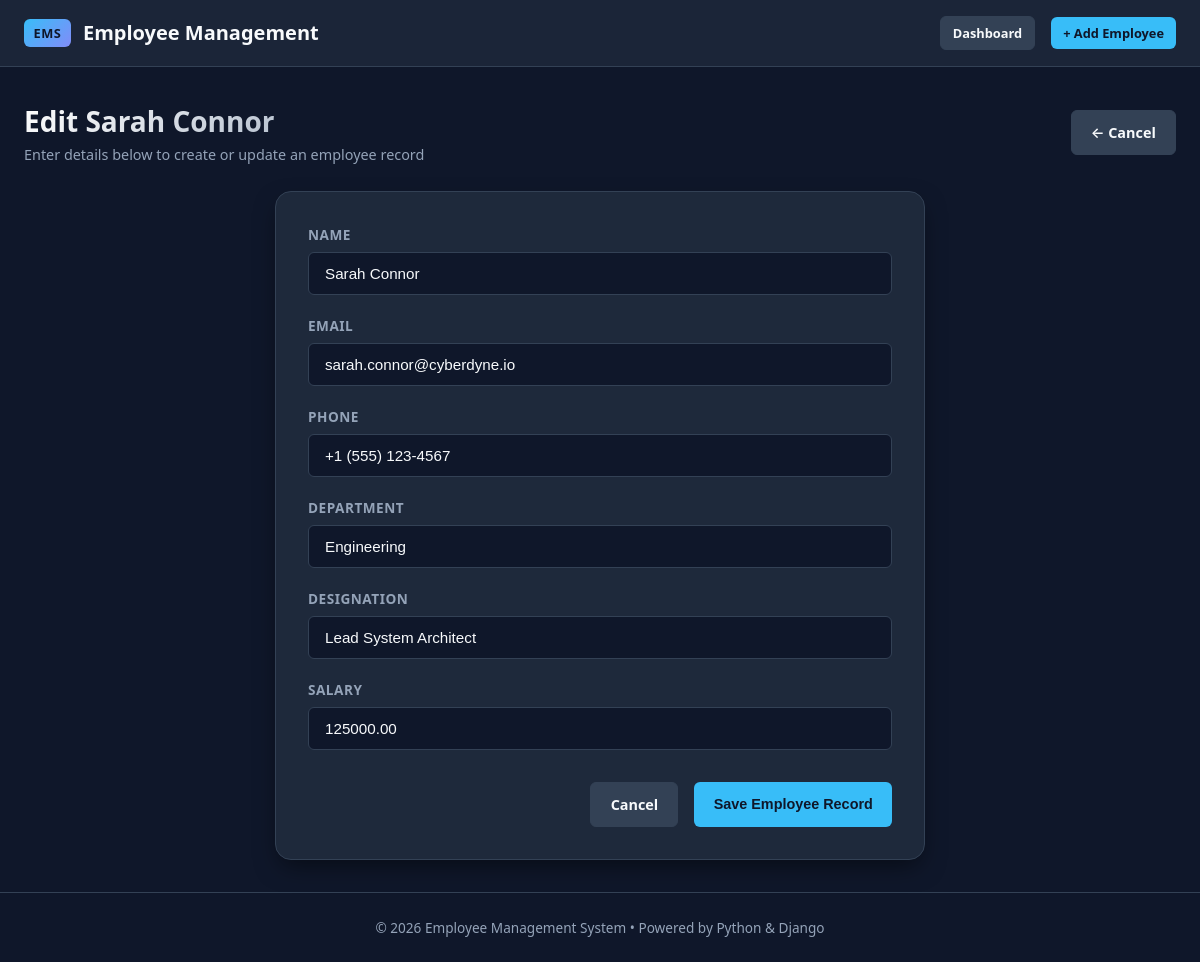
Page /1/edit/ on the committed database.
### employees/models.py (models this page shows, shortened)
class Employee(models.Model):
    name = models.CharField(max_length=100)
    email = models.EmailField(unique=True)
    phone = models.CharField(max_length=20)
    department = models.CharField(max_length=100)
    designation = models.CharField(max_length=100)
    salary = models.DecimalField(max_digits=10, decimal_places=2)
    date_joined = models.DateField(auto_now_add=True)
    class Meta:
        ordering = ['-date_joined']

### employees/views.py (the view)
# urls.py: path('<int:pk>/edit/', views.employee_update, name='employee_update'),
def employee_update(request, pk):
    employee = get_object_or_404(Employee, pk=pk)
    if request.method == 'POST':
        form = EmployeeForm(request.POST, instance=employee)
        if form.is_valid():
            form.save()
            messages.success(request, f"Employee '{employee.name}' profile updated successfully!")
            return redirect('employee_detail', pk=employee.pk)
        else:
            messages.error(request, "Please correct the errors below.")
    else:
        form = EmployeeForm(instance=employee)
    return render(request, 'employee_form.html', {'form': form, 'employee': employee, 'title': f'Edit {employee.name}'})

### employees/forms.py (shortened to what this page needs)
class EmployeeForm(forms.ModelForm):
    class Meta:
        model = Employee
        fields = ['name', 'email', 'phone', 'department', 'designation', 'salary']
        widgets = {
            'name': forms.TextInput(attrs={'class': 'form-input', 'placeholder': 'e.g. Jane Doe', 'required': True}),
            'email': forms.EmailInput(attrs={'class': 'form-input', 'placeholder': 'e.g. jane.doe@company.com', 'required': True}),
            'phone': forms.TextInput(attrs={'class': 'form-input', 'placeholder': 'e.g. +1 (555) 234-5678', 'required': True}),
            'department': forms.TextInput(attrs={'class': 'form-input', 'placeholder': 'e.g. Engineering', 'required': True}),
            'designation': forms.TextInput(attrs={'class': 'form-input', 'placeholder': 'e.g. Senior Software Architect', 'required': True}),
            'salary': forms.NumberInput(attrs={'class': 'form-input', 'placeholder': 'e.g. 95000.00', 'step': '0.01', 'required': True}),
        }

### templates/employee_form.html (shortened to what this page needs)
{% extends 'base.html' %}
{% block content %}
<div class="page-header">
  <div class="page-title">
    <h1>{{ title }}</h1>
    <p>Enter details below to create or update an employee record</p>
  </div>
  <a href="{% url 'employee_list' %}" class="btn btn-secondary">&larr; Cancel</a>
</div>
<div class="form-card">
  <form method="POST" novalidate>
    {% for field in form %}
      <div class="form-group">
        <label for="{{ field.id_for_label }}" class="form-label">{{ field.label }}</label>
        {{ field }}
      </div>
    {% endfor %}
    <div class="form-actions">
      <a href="{% url 'employee_list' %}" class="btn btn-secondary">Cancel</a>
      <button type="submit" class="btn btn-primary">Save Employee Record</button>
    </div>
  </form>
</div>
{% endblock %}

### static/css/style.css (style rules this page uses)
:root { --bg-primary: #0f172a; --bg-surface: #1e293b; --bg-surface-elevated: #334155; --border-color: #334155; --text-main: #f8fafc; --text-muted: #94a3b8; --primary-accent: #38bdf8; --primary-hover: #0284c7; --secondary-accent: #818cf8; --success-color: #34d399; --warning-color: #fbbf24; --danger-color: #f87171; --danger-hover: #dc2626; --shadow-sm: 0 1px 3px rgba(0, 0, 0, 0.3); --shadow-lg: 0 10px 25px -5px rgba(0, 0, 0, 0.5); --radius-sm: 6px; --radius-md: 10px; --radius-lg: 16px; --font-family: system-ui, -apple-system, BlinkMacSystemFont, 'Segoe UI', Roboto, Oxygen, Ubuntu, Cantarell, sans-serif; }
* { margin: 0; padding: 0; box-sizing: border-box; }
body { font-family: var(--font-family); background-color: var(--bg-primary); color: var(--text-main); line-height: 1.6; min-height: 100vh; display: flex; flex-direction: column; }
.page-header { display: flex; justify-content: space-between; align-items: center; margin-bottom: 1.5rem; flex-wrap: wrap; gap: 1rem; }
.page-title h1 { font-size: 1.75rem; font-weight: 700; background: linear-gradient(135deg, #ffffff, var(--text-muted)); -webkit-background-clip: text; -webkit-text-fill-color: transparent; }
.page-title p { color: var(--text-muted); font-size: 0.9rem; }
.btn { display: inline-flex; align-items: center; gap: 0.5rem; padding: 0.6rem 1.2rem; border-radius: var(--radius-sm); font-size: 0.9rem; font-weight: 600; text-decoration: none; cursor: pointer; border: none; transition: background-color 0.2s ease, transform 0.1s ease, box-shadow 0.2s ease; }
.btn-primary { background-color: var(--primary-accent); color: #0f172a; }
.btn-secondary { background-color: var(--bg-surface-elevated); color: var(--text-main); border: 1px solid var(--border-color); }
.form-card, .detail-card { background-color: var(--bg-surface); border: 1px solid var(--border-color); border-radius: var(--radius-lg); padding: 2rem; max-width: 650px; margin: 0 auto; box-shadow: var(--shadow-lg); }
.form-group { margin-bottom: 1.25rem; }
.form-label { display: block; font-size: 0.85rem; font-weight: 600; color: var(--text-muted); margin-bottom: 0.4rem; text-transform: uppercase; letter-spacing: 0.5px; }
.form-input { width: 100%; background-color: var(--bg-primary); border: 1px solid var(--border-color); color: var(--text-main); padding: 0.75rem 1rem; border-radius: var(--radius-sm); font-size: 0.95rem; }
.form-actions { display: flex; justify-content: flex-end; gap: 1rem; margin-top: 2rem; }

### rows in the picture
Employee: form "Sarah Connor" "sarah.connor@cyberdyne.io" "+1 (555) 123-4567" "Engineering" "Lead System Architect" "125000.00"

### other values in the picture
{{ title }} "Edit Sarah Connor"
{{ field.label }} "NAME" "EMAIL" "PHONE" "DEPARTMENT" "DESIGNATION" "SALARY"
